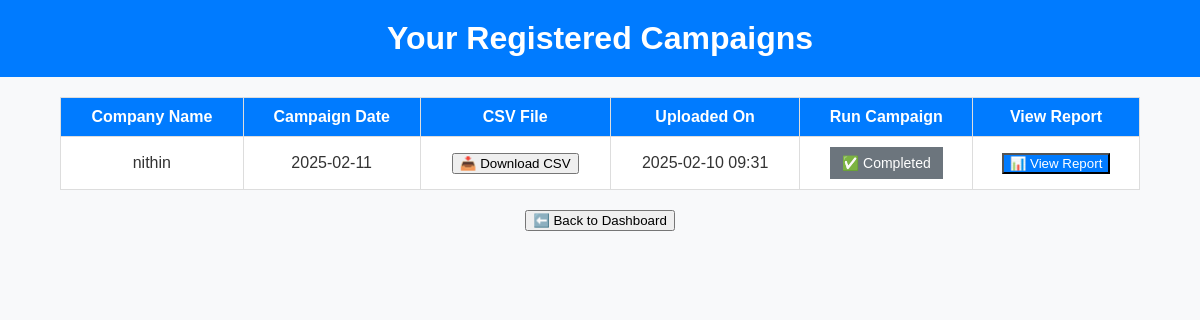
/user-campaigns (signed in), run on the app's committed database.
### app.py (models this page shows)
class Campaign(db.Model):
    id = db.Column(db.Integer, primary_key=True)
    company_name = db.Column(db.String(80), nullable=False)
    campaign_date = db.Column(db.Date, nullable=False)
    filename = db.Column(db.String(120), nullable=False)
    category = db.Column(db.String(50), nullable=True)
    created_at = db.Column(db.DateTime, default=datetime.utcnow)
    is_run = db.Column(db.Boolean, default=False)  # ✅ Ensure this line exists

### app.py (the view)
@app.route('/user-campaigns', methods=['GET'])
def user_campaigns():
    print("Session data:", session)  # Debugging session values
    if 'user_id' not in session:  # Fix session check
        flash("Please log in first.", "danger")
        return redirect(url_for('user_login'))
    user_id = session['user_id']
    company_name = User.query.get(session['user_id']).company_name
    campaigns = Campaign.query.filter_by(company_name=company_name).order_by(Campaign.campaign_date.asc()).all()
    return render_template('user_campaigns.html', campaigns=campaigns)

### templates/user_campaigns.html (shortened to what this page needs)
<!DOCTYPE html>
<html lang="en">
<head>
</head>
<body>
    <h1>Your Registered Campaigns</h1>
    <table>
        <thead>
            <tr>
                <th>Company Name</th>
                <th>Campaign Date</th>
                <th>CSV File</th>
                <th>Uploaded On</th>
                <th>Run Campaign</th>
                <th>View Report</th>
            </tr>
        </thead>
        <tbody>
            {% for campaign in campaigns %}
            <tr>
                <td>{{ campaign.company_name }}</td>
                <td>{{ campaign.campaign_date }}</td>
                <td>
                    <a href="{{ url_for('download_csv', filename=campaign.filename) }}">
                        <button>📥 Download CSV</button>
                    </a>
                </td>
                <td>{{ campaign.created_at.strftime('%Y-%m-%d %H:%M') }}</td>
                <td>
                    <form action="{{ url_for('run_user_campaign', campaign_id=campaign.id) }}" method="post">
                        <button type="submit" class="run-btn" {% if campaign.is_run %} disabled {% endif %}>
                            {% if campaign.is_run %}
                                ✅ Completed
                            {% else %}
                                🚀 Run Campaign
                            {% endif %}
                        </button>
                    </form>
                </td>
                <td>
                    {% if campaign.is_run %}
                    <a href="{{ url_for('user_view_report', campaign_id=campaign.id) }}">
                        <button class="report-btn">📊 View Report</button>
                    </a>
                    {% else %}
                    <button disabled>⏳ Awaiting Completion</button>
                    {% endif %}
                </td>
            </tr>
            {% endfor %}
        </tbody>
    </table>
    <div style="text-align: center; margin-top: 20px;">
        <a href="/user-dashboard"><button>⬅️ Back to Dashboard</button></a>
    </div>
</body>
</html>

### templates/user_campaigns.html (style rules this page uses)
body { font-family: Arial, sans-serif; background: #f8f9fa; color: #333; margin: 0; padding: 0; }
h1 { text-align: center; background-color: #007BFF; color: white; padding: 20px; margin: 0; }
table { width: 90%; margin: 20px auto; border-collapse: collapse; background: white; }
th, td { padding: 10px; border: 1px solid #ddd; text-align: center; }
th { background-color: #007BFF; color: white; }
.run-btn { background-color: #28a745; color: white; padding: 8px 12px; border: none; cursor: pointer; font-size: 14px; }
.run-btn:disabled { background-color: #6c757d; cursor: not-allowed; }
.report-btn { background-color: #007BFF; color: white; }

### data on the page
Campaign: company_name "nithin", campaign_date "2025-02-11", created_at "2025-02-10 09:31", is_run "✅ Completed"
